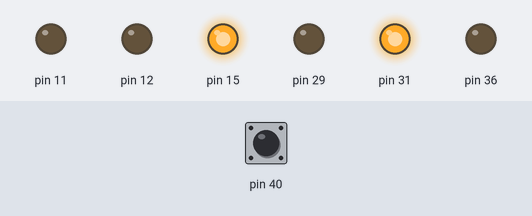
Bench run of a program on a simulated Raspberry Pi (header pin numbers). Parts: output pins drawn as LEDs (lit = HIGH). The test bench sets the inputs (shaded band); at power-on: pin 40 LOW.

Above: at 1.2 s.
1.3 s: pin 40 pulled HIGH for 0.15 s
At 1.9 s:
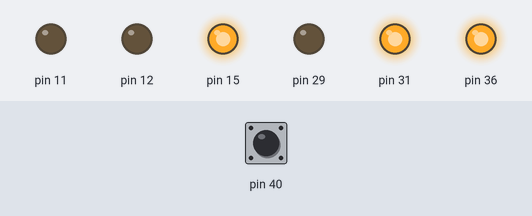
At 10.8 s:
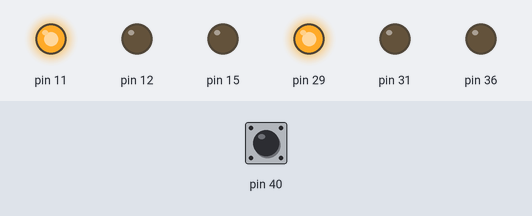
Timing chart, 0 to 17.8 s (numbered marks = the images above; inputs shaded):
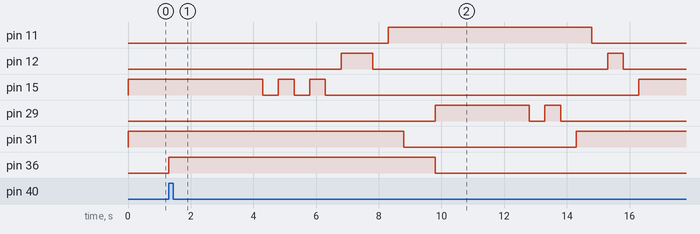

The program:

led.py
```python
#!/usr/bin/python3

import RPi.GPIO as GPIO
from time import sleep
def autode():
    GPIO.output(15,True)
    sleep(3)
    GPIO.output(15,False)
    sleep(0.5)
    GPIO.output(15,True)
    sleep(0.5)
    GPIO.output(15,False)
    sleep(0.5)
    GPIO.output(15,True)
    sleep(0.5)
    GPIO.output(15,False)
    sleep(0.5)
    GPIO.output(12,True)
    sleep(1)
    GPIO.output(12,False)
    sleep(0.5)
    GPIO.output(11,True)

def autod2():
    GPIO.output(11,True)
    sleep(0.5)
    GPIO.output(11,False)
    sleep(0.5)
    GPIO.output(12,True)
    sleep(0.5)
    GPIO.output(12,False)
    sleep(0.5)
    GPIO.output(15,True)
    sleep(2)


GPIO.setwarnings(False)
GPIO.setmode(GPIO.BOARD)

GPIO.setup(11,GPIO.OUT) # punane auto
GPIO.setup(12,GPIO.OUT) # kollane auto
GPIO.setup(15,GPIO.OUT) # roheline auto
GPIO.setup(31,GPIO.OUT) # punane jalakäija
GPIO.setup(29,GPIO.OUT) # roheline jalakäija
GPIO.setup(36,GPIO.OUT) # kollane nupp
GPIO.setup(40,GPIO.IN, pull_up_down=GPIO.PUD_DOWN)


while True:
    GPIO.output(15,True)
    GPIO.output(31,True)
    if GPIO.input(40) == GPIO.HIGH:
        GPIO.output(36, True)
        autode()
        GPIO.output(11,True)
        GPIO.output(31,True)
        sleep(0.5)
        GPIO.output(31,False)
        sleep(1)
        GPIO.output(36,False)
        sleep(0.000001)
        GPIO.output(29,True)
        sleep(3)
        GPIO.output(29,False)
        sleep(0.5)
        GPIO.output(29,True)
        sleep(0.5)
        GPIO.output(29,False)
        sleep(0.5)
        GPIO.output(31,True)
        GPIO.output(11,False)
        autod2()
        continue


GPIO.cleanup()
exit()
```

Measured:
- after the input at 1.3 s, pin 11: LOW → HIGH after 7.0 s, → LOW 6.5 s later; pin 12: LOW → HIGH after 5.5 s, → LOW 1.0 s later, → HIGH 7.5 s later, → LOW 0.50 s later
